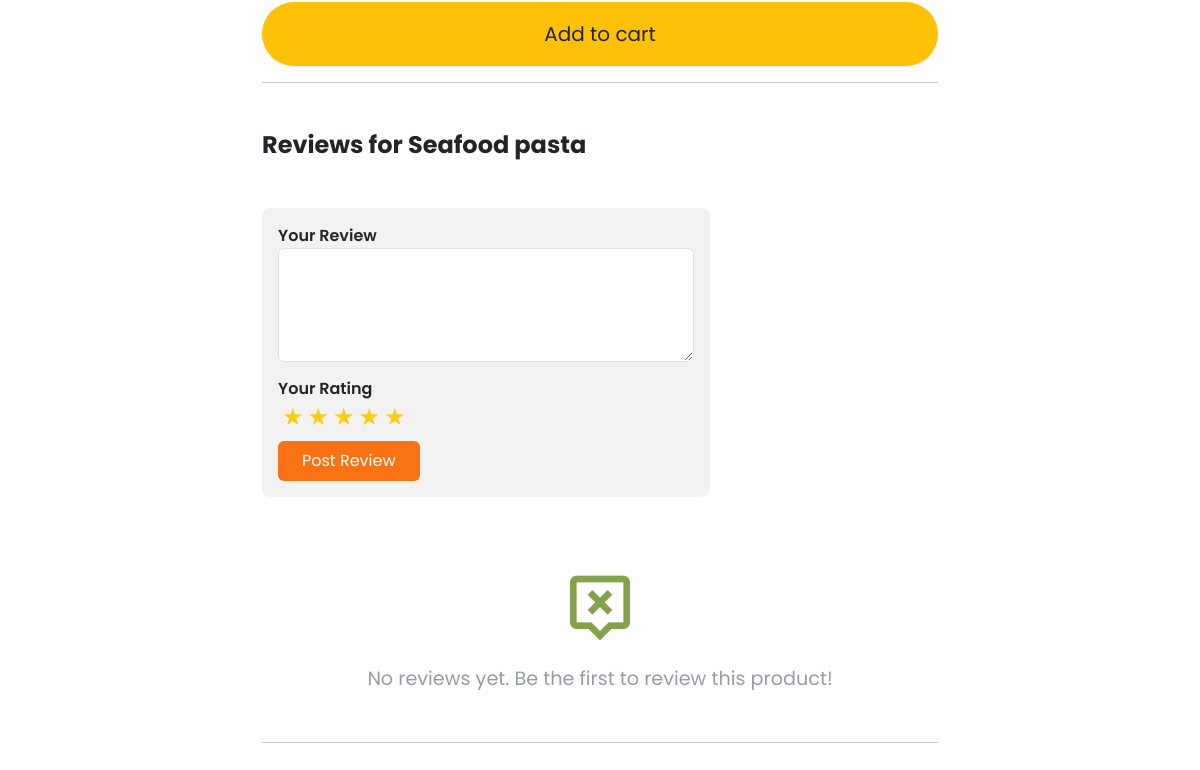
Before: /detail/3/ (signed in, lower part) with the older database file.
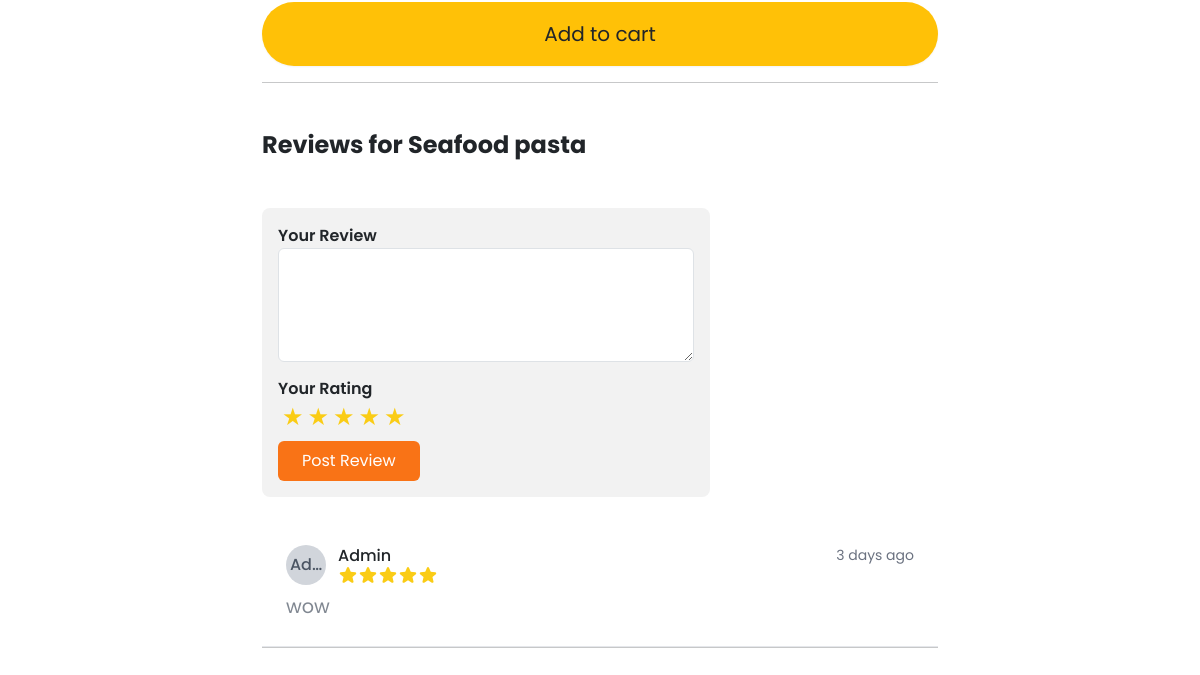
After: the same page with the newer database file.
### shop/models.py (models this page shows, shortened)
class Review(models.Model):
    product = models.ForeignKey(Product, on_delete=models.CASCADE, related_name='reviews')
    user = models.ForeignKey(User, on_delete=models.CASCADE)
    content = models.TextField()
    created = models.DateTimeField(auto_now_add=True)
    rating = models.IntegerField(choices=[(i, i) for i in range(1, 6)], null=True, blank=True)  # 1 to 5 stars

### shop/views.py (the view)
# urls.py: path('detail/<int:product_id>/', views.product_detail, name='product_detail'),
@login_required(login_url='/accounts/login/')
def product_detail(request, product_id):
    product = get_object_or_404(Product, id=product_id)
    form = CartItemForm()
    reviewd = product.reviews.select_related('user').prefetch_related('replies__user')
    reviews = reviewd.order_by('-created')[:5]
    review_form = ReviewForm()
    reply_form = ReviewReplyForm()
    related_products = Product.objects.filter(category=product.category).exclude(id=product.id)
    return render(request, 'shop/product_detail.html', {
        'product': product,
        'related_products': related_products,
        'form': form,
        'reviews': reviews,
        'review_form': review_form,
        'reply_form': reply_form,
        'reviewd': reviewd,
    })

### shop/forms.py
class CartItemForm(forms.Form):
    quantity = forms.IntegerField(min_value=1, max_value=100, initial=1, widget=forms.NumberInput(attrs={'class': 'quantity-input'}))
    update = forms.BooleanField(required=False, initial=False, widget=forms.HiddenInput)

class ReviewForm(forms.ModelForm):
    class Meta:
        model = Review
        fields = ['content', 'rating']
        widgets = {
            'content': forms.Textarea(attrs={
                'class': 'form-control review-input',
                'rows': 4,
                'placeholder': 'Share your experience...',
            }),
                'rating': forms.RadioSelect(choices=[(i, f'{i} star{"s" if i > 1 else ""}') for i in range(1, 6)]),
        }

### shop/cart.py (called while the page is built)
    def __len__(self):
        return sum(item['quantity'] for item in self.cart.values())

### shop/context_processors.py (called while the page is built)
def cart_length(request):
    cart = Cart(request)
    return {
        'cart_length': len(cart)
    }

### templates/shop/product_detail.html (shortened to what this page needs)
{%extends 'partials/base.html'%}
{%load static%}
{%load crispy_forms_tags%}
{%load humanize%}
{%block content%}
<br><br>
<div class="text-center my-3">
    <a id="openModal" data-aos="zoom-in-right"
        class="bg-warning d-flex justify-center align-items-center w-full btn btn-lg rounded-5">Add to cart</a>
</div>
<hr>
<br><br>
<div class="d-flex flex-col">
    <h2 class="h4 font-bold mb-4">
        Reviews for {{ product.name }}
    </h2>
    <form id="reviewForm" class="mt-6 max-w-md p-3 bg-base-200 rounded-lg" method="POST">
        <div class="mb-2">
            <label for="content" class="block font-semibold">Your Review</label>
            <textarea id="content" name="content" rows="4" required class="w-full px-3 py-2 border rounded"></textarea>
        </div>
        <div class="mb-2">
            <label class="block font-semibold">Your Rating</label>
            <div class="flex space-x-1 text-yellow-400">
                {% for i in "12345" %}
                <label for="star{{ i }}" class="cursor-pointer text-2xl">★</label>
                {% endfor %}
            </div>
        </div>
        <button type="submit" id="submitReview" class="bg-orange-500 text-white px-4 py-2 rounded">Post Review</button>
    </form>
    <br>
    <div class="space-y-4" id="reviewsContainer">
        {% for review in product.reviews.all %}
        {% include 'partials/single_review.html' with review=review %}
        {%empty%}
        <p class="text-gray-500 flex my-3 flex-col text-center my-5">
            <i class="bx bx-message-alt-x display-1 mb-3 text-gray-500" ></i>
            No reviews yet. Be the first to review this product!</p>
        {%endfor%}
    </div>
</div>
<hr>
<br>
<br><br>
{%endblock%}

### templates/partials/single_review.html (shortened to what this page needs)
<div class="border-b p-4 {% if review.just_created %}blink-new{% endif %}" rounded-xl id="review-{{ review.id }}">
    <div class="flex justify-between">
        <div class="flex items-center">
            <div class="w-10 h-10 rounded-full bg-gray-300 flex items-center justify-center">
                <span class="text-gray-600 font-medium">{{ review.user|truncatechars:3 }}</span>
            </div>
            <div class="ml-3">
                <h5 class="font-medium">{{ review.user }}</h5>
                <div class="flex text-yellow-400 text-sm">
                </div>
            </div>
        </div>
        <span class="text-gray-500 text-sm">{%if review.created|timesince == '0 minutes'%}Just Now {%else%}{{ review.created|timesince }} ago{%endif%}</span>
    </div>
    <p class="mt-2 text-gray-600">{{ review.content }}</p>
</div>

Changed rows visible on the page:
added Review: user "Ad…", user "Admin", rating 5 (drawn), created "3 days", content "wow"
Other visible differences:
text no longer shown: "No reviews yet. Be the first to review this product!"
